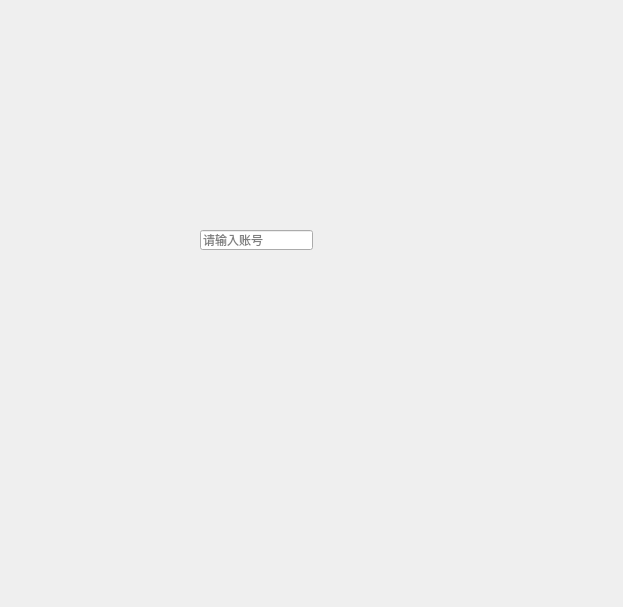
<?xml version="1.0" encoding="UTF-8"?>
<ui version="4.0">
 <class>Form</class>
 <widget class="QWidget" name="Form">
  <property name="geometry">
   <rect>
    <x>0</x>
    <y>0</y>
    <width>623</width>
    <height>607</height>
   </rect>
  </property>
  <property name="windowTitle">
   <string>Form</string>
  </property>
  <widget class="QLineEdit" name="lineEdit">
   <property name="geometry">
    <rect>
     <x>200</x>
     <y>230</y>
     <width>113</width>
     <height>20</height>
    </rect>
   </property>
   <property name="inputMask">
    <string/>
   </property>
   <property name="readOnly">
    <bool>true</bool>
   </property>
   <property name="placeholderText">
    <string>请输入账号</string>
   </property>
  </widget>
 </widget>
 <resources/>
 <connections/>
</ui>
